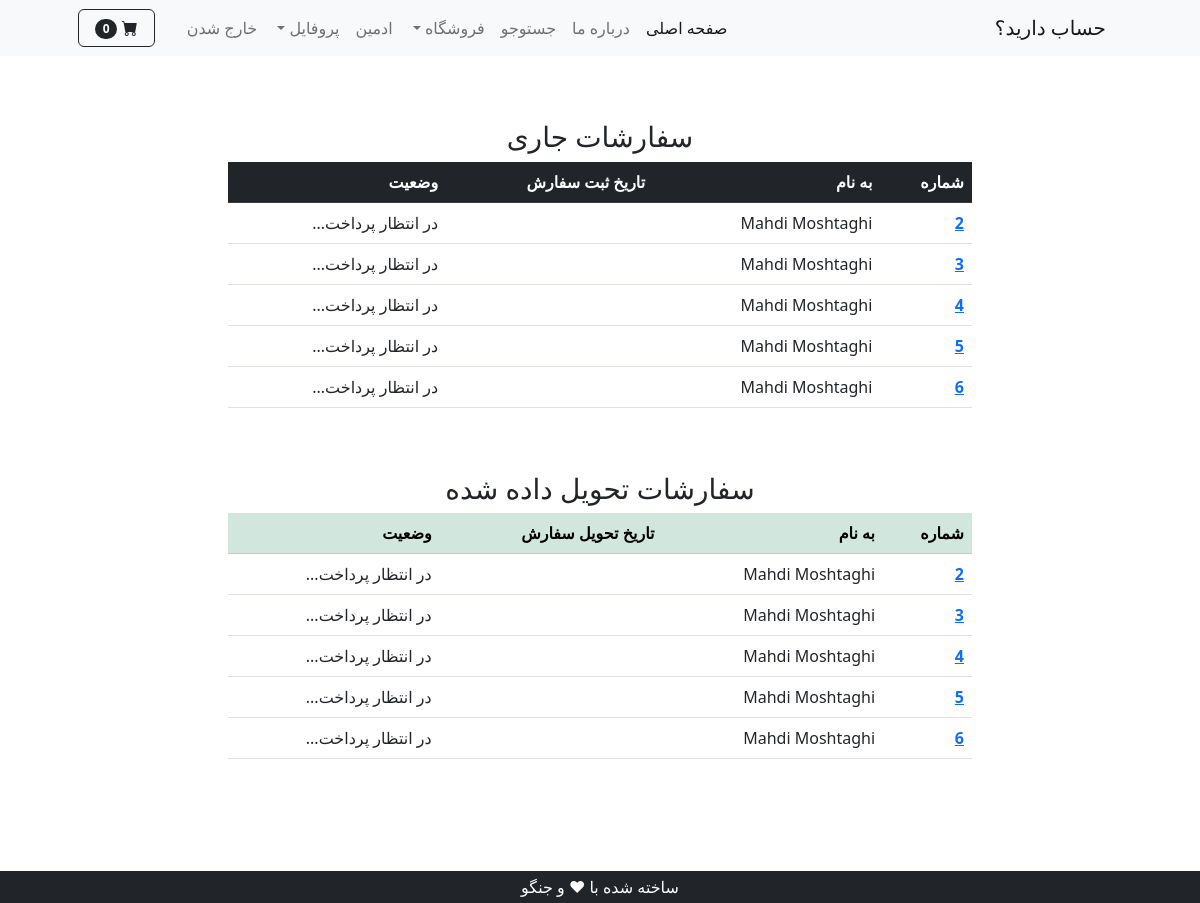
Screenshot of /orders/ (signed in) with the database file from the repository.
### payment/models.py (models this page shows, shortened)
class Order(models.Model):
    STATUS_ORDER = [
        ('Pending', 'در انتظار پرداخت...'),
        ('Processing', 'در حال پردازش...'),
        ('Shipped', 'تحویل پست داده شد'),
        ('Delivered','تحویل داده شد'),
    ]
    user = models.ForeignKey(User , on_delete=models.CASCADE , null=True , blank=True)
    full_name = models.CharField(max_length=250)
    email = models.EmailField(max_length=300)
    shipping_address = models.TextField(max_length=150000)
    amount_paid = models.DecimalField(decimal_places=0 , max_digits=15)
    date_ordered = jmodels.jDateTimeField(auto_now_add=True)
    status = models.CharField(max_length=50 , choices=STATUS_ORDER, default='Pending')
    last_update = jmodels.jDateTimeField(auto_now=True)

### shop/views.py (the view)
# urls.py: path('orders/', views.user_orders , name="orders"),
def user_orders(request):
    if request.user.is_authenticated:
        delivered_orders = Order.objects.filter(user = request.user , status = 'Delivered')
        other_orders = Order.objects.filter( user = request.user).exclude(status = 'Delivered')
        context = {
            'delivered': delivered_orders,
            'other' : other_orders,
        }
        return render(request , 'orders.html' , context )
    else:
        messages.success(request ," you don't have anythings" )
        return redirect("home")

### cart/cart.py (called while the page is built)
    def __len__(self):
        return len(self.cart)

### cart/context_processors.py (called while the page is built)
def cart(request):
    return{'cart':Cart(request)}

### shop/templates/orders.html
{% extends 'base.html' %}
{% block content %}
<br><br>
<div class="container">
    <div class="row">
        <center>
            <div class="col-8">
                <p align="justify">
                    <h3>سفارشات جاری</h3>
                    {% if other %}
                    <table class="table">
                        <thead class="table-dark">
                            <tr>
                            <th scope="col">شماره </th>
                            <th scope="col">به نام</th>
                            <th scope="col">تاریخ ثبت سفارش</th>
                            <th scope="col">وضعیت</th>
                            </tr>
                        </thead>
                        <tbody>
                            {% for order in other %}
                            <tr>
                            <th scope="row"><a href="{% url 'order_details' order.id %}">{{order.id}}</a></th>
                            <td>{{order.full_name}}</td>
                            <td>{{order.date_ordered}}</td>
                            <td>{{order.get_status_display}}</td>
                            </tr>
                            {% endfor %}
                        </tbody>
                    </table>
                    {% else %}
                    سفارشی ندارییی :/
                    {% endif %}
                    <br><br>
                    <h3>سفارشات تحویل داده شده</h3>
                    {% if delivered %}
                    <table class="table">
                        <thead class="table-success">
                            <tr>
                            <th scope="col">شماره </th>
                            <th scope="col">به نام</th>
                            <th scope="col">تاریخ تحویل سفارش</th>
                            <th scope="col">وضعیت</th>
                            </tr>
                        </thead>
                        <tbody>
                            {% for order in other %}
                            <tr>
                            <th scope="row"><a href="{% url 'order_details' order.id %}">{{order.id}}</th>
                            <td>{{order.full_name}}</td>
                            <td>{{order.last_update |date:"Y-m-d H:i:s"}}</td>
                            <td>{{order.get_status_display}}</td>
                            </tr>
                            {% endfor %}
                        </tbody>
                    </table>
                    {% else %}
                    سفارشی ندارییی :/
                    {% endif %}
                </p>
            </div>
        </center>
    </div>
</div>
<br><br><br><br>
{% endblock %}

### shop/templates/base.html (style rules this page uses)
html, body { height: 100%; margin: 0; }
body { display: flex; flex-direction: column; min-height: 100vh; }

### rows the page displays
Order: id "2", full_name "Mahdi Moshtaghi", status "در انتظار پرداخت..."
Order: id "3", full_name "Mahdi Moshtaghi", status "در انتظار پرداخت..."
Order: id "4", full_name "Mahdi Moshtaghi", status "در انتظار پرداخت..."
Order: id "5", full_name "Mahdi Moshtaghi", status "در انتظار پرداخت..."
Order: id "6", full_name "Mahdi Moshtaghi", status "در انتظار پرداخت..."

### other values shown
{{ cart|length }} "0"
